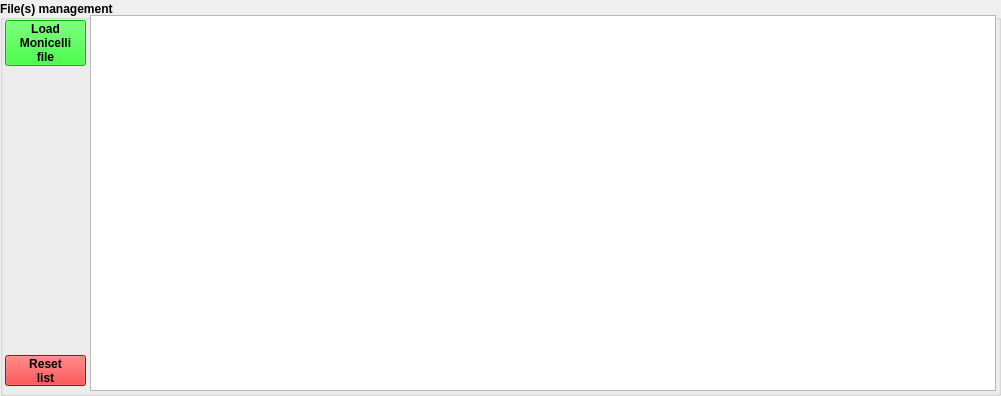
    <widget class="QGroupBox" name="runFilesManagementGB_2">
     <property name="geometry">
      <rect>
       <x>0</x>
       <y>0</y>
       <width>1001</width>
       <height>396</height>
      </rect>
     </property>
     <property name="palette">
      <palette>
       <active>
        <colorrole role="Text">
         <brush brushstyle="SolidPattern">
          <color alpha="255">
           <red>255</red>
           <green>0</green>
           <blue>0</blue>
          </color>
         </brush>
        </colorrole>
       </active>
       <inactive>
        <colorrole role="Text">
         <brush brushstyle="SolidPattern">
          <color alpha="255">
           <red>255</red>
           <green>0</green>
           <blue>0</blue>
          </color>
         </brush>
        </colorrole>
       </inactive>
       <disabled>
        <colorrole role="Text">
         <brush brushstyle="SolidPattern">
          <color alpha="255">
           <red>99</red>
           <green>100</green>
           <blue>127</blue>
          </color>
         </brush>
        </colorrole>
       </disabled>
      </palette>
     </property>
     <property name="font">
      <font>
       <weight>75</weight>
       <bold>true</bold>
      </font>
     </property>
     <property name="title">
      <string>File(s) management</string>
     </property>
     <property name="alignment">
      <set>Qt::AlignLeading|Qt::AlignLeft|Qt::AlignVCenter</set>
     </property>
     <widget class="QTableView" name="convertFileListTV">
      <property name="geometry">
       <rect>
        <x>90</x>
        <y>15</y>
        <width>906</width>
        <height>376</height>
       </rect>
      </property>
      <property name="editTriggers">
       <set>QAbstractItemView::NoEditTriggers</set>
      </property>
      <attribute name="horizontalHeaderMinimumSectionSize">
       <number>200</number>
      </attribute>
      <attribute name="verticalHeaderDefaultSectionSize">
       <number>19</number>
      </attribute>
     </widget>
     <widget class="QPushButton" name="convertResetListPB">
      <property name="geometry">
       <rect>
        <x>5</x>
        <y>355</y>
        <width>81</width>
        <height>31</height>
       </rect>
      </property>
      <property name="palette">
       <palette>
        <active>
         <colorrole role="WindowText">
          <brush brushstyle="SolidPattern">
           <color alpha="255">
            <red>0</red>
            <green>0</green>
            <blue>0</blue>
           </color>
          </brush>
         </colorrole>
         <colorrole role="Button">
          <brush brushstyle="SolidPattern">
           <color alpha="255">
            <red>255</red>
            <green>0</green>
            <blue>0</blue>
           </color>
          </brush>
         </colorrole>
         <colorrole role="Light">
          <brush brushstyle="SolidPattern">
           <color alpha="255">
            <red>255</red>
            <green>127</green>
            <blue>127</blue>
           </color>
          </brush>
         </colorrole>
         <colorrole role="Midlight">
          <brush brushstyle="SolidPattern">
           <color alpha="255">
            <red>255</red>
            <green>63</green>
            <blue>63</blue>
           </color>
          </brush>
         </colorrole>
         <colorrole role="Dark">
          <brush brushstyle="SolidPattern">
           <color alpha="255">
            <red>127</red>
            <green>0</green>
            <blue>0</blue>
           </color>
          </brush>
         </colorrole>
         <colorrole role="Mid">
          <brush brushstyle="SolidPattern">
           <color alpha="255">
            <red>170</red>
            <green>0</green>
            <blue>0</blue>
           </color>
          </brush>
         </colorrole>
         <colorrole role="Text">
          <brush brushstyle="SolidPattern">
           <color alpha="255">
            <red>0</red>
            <green>0</green>
            <blue>0</blue>
           </color>
          </brush>
         </colorrole>
         <colorrole role="BrightText">
          <brush brushstyle="SolidPattern">
           <color alpha="255">
            <red>255</red>
            <green>255</green>
            <blue>255</blue>
           </color>
          </brush>
         </colorrole>
         <colorrole role="ButtonText">
          <brush brushstyle="SolidPattern">
           <color alpha="255">
            <red>0</red>
            <green>0</green>
            <blue>0</blue>
           </color>
          </brush>
         </colorrole>
         <colorrole role="Base">
          <brush brushstyle="SolidPattern">
           <color alpha="255">
            <red>255</red>
            <green>255</green>
            <blue>255</blue>
           </color>
          </brush>
         </colorrole>
         <colorrole role="Window">
          <brush brushstyle="SolidPattern">
           <color alpha="255">
            <red>255</red>
            <green>0</green>
            <blue>0</blue>
           </color>
          </brush>
         </colorrole>
         <colorrole role="Shadow">
          <brush brushstyle="SolidPattern">
           <color alpha="255">
            <red>0</red>
            <green>0</green>
            <blue>0</blue>
           </color>
          </brush>
         </colorrole>
         <colorrole role="AlternateBase">
          <brush brushstyle="SolidPattern">
           <color alpha="255">
            <red>255</red>
            <green>127</green>
            <blue>127</blue>
           </color>
          </brush>
         </colorrole>
         <colorrole role="ToolTipBase">
          <brush brushstyle="SolidPattern">
           <color alpha="255">
            <red>255</red>
            <green>255</green>
            <blue>220</blue>
           </color>
          </brush>
         </colorrole>
         <colorrole role="ToolTipText">
          <brush brushstyle="SolidPattern">
           <color alpha="255">
            <red>0</red>
            <green>0</green>
            <blue>0</blue>
           </color>
          </brush>
         </colorrole>
        </active>
        <inactive>
         <colorrole role="WindowText">
          <brush brushstyle="SolidPattern">
           <color alpha="255">
            <red>0</red>
            <green>0</green>
            <blue>0</blue>
           </color>
          </brush>
         </colorrole>
         <colorrole role="Button">
          <brush brushstyle="SolidPattern">
           <color alpha="255">
            <red>255</red>
            <green>0</green>
            <blue>0</blue>
           </color>
          </brush>
         </colorrole>
         <colorrole role="Light">
          <brush brushstyle="SolidPattern">
           <color alpha="255">
            <red>255</red>
            <green>127</green>
            <blue>127</blue>
           </color>
          </brush>
         </colorrole>
         <colorrole role="Midlight">
          <brush brushstyle="SolidPattern">
           <color alpha="255">
            <red>255</red>
            <green>63</green>
            <blue>63</blue>
           </color>
          </brush>
         </colorrole>
         <colorrole role="Dark">
          <brush brushstyle="SolidPattern">
           <color alpha="255">
            <red>127</red>
            <green>0</green>
            <blue>0</blue>
           </color>
          </brush>
         </colorrole>
         <colorrole role="Mid">
          <brush brushstyle="SolidPattern">
           <color alpha="255">
            <red>170</red>
            <green>0</green>
            <blue>0</blue>
           </color>
          </brush>
         </colorrole>
         <colorrole role="Text">
          <brush brushstyle="SolidPattern">
           <color alpha="255">
            <red>0</red>
            <green>0</green>
            <blue>0</blue>
           </color>
          </brush>
         </colorrole>
         <colorrole role="BrightText">
          <brush brushstyle="SolidPattern">
           <color alpha="255">
            <red>255</red>
            <green>255</green>
            <blue>255</blue>
           </color>
          </brush>
         </colorrole>
         <colorrole role="ButtonText">
          <brush brushstyle="SolidPattern">
           <color alpha="255">
            <red>0</red>
            <green>0</green>
            <blue>0</blue>
           </color>
          </brush>
         </colorrole>
         <colorrole role="Base">
          <brush brushstyle="SolidPattern">
           <color alpha="255">
            <red>255</red>
            <green>255</green>
            <blue>255</blue>
           </color>
          </brush>
         </colorrole>
         <colorrole role="Window">
          <brush brushstyle="SolidPattern">
           <color alpha="255">
            <red>255</red>
            <green>0</green>
            <blue>0</blue>
           </color>
          </brush>
         </colorrole>
         <colorrole role="Shadow">
          <brush brushstyle="SolidPattern">
           <color alpha="255">
            <red>0</red>
            <green>0</green>
            <blue>0</blue>
           </color>
          </brush>
         </colorrole>
         <colorrole role="AlternateBase">
          <brush brushstyle="SolidPattern">
           <color alpha="255">
            <red>255</red>
            <green>127</green>
            <blue>127</blue>
           </color>
          </brush>
         </colorrole>
         <colorrole role="ToolTipBase">
          <brush brushstyle="SolidPattern">
           <color alpha="255">
            <red>255</red>
            <green>255</green>
            <blue>220</blue>
           </color>
          </brush>
         </colorrole>
         <colorrole role="ToolTipText">
          <brush brushstyle="SolidPattern">
           <color alpha="255">
            <red>0</red>
            <green>0</green>
            <blue>0</blue>
           </color>
          </brush>
         </colorrole>
        </inactive>
        <disabled>
         <colorrole role="WindowText">
          <brush brushstyle="SolidPattern">
           <color alpha="255">
            <red>127</red>
            <green>0</green>
            <blue>0</blue>
           </color>
          </brush>
         </colorrole>
         <colorrole role="Button">
          <brush brushstyle="SolidPattern">
           <color alpha="255">
            <red>255</red>
            <green>0</green>
            <blue>0</blue>
           </color>
          </brush>
         </colorrole>
         <colorrole role="Light">
          <brush brushstyle="SolidPattern">
           <color alpha="255">
            <red>255</red>
            <green>127</green>
            <blue>127</blue>
           </color>
          </brush>
         </colorrole>
         <colorrole role="Midlight">
          <brush brushstyle="SolidPattern">
           <color alpha="255">
            <red>255</red>
            <green>63</green>
            <blue>63</blue>
           </color>
          </brush>
         </colorrole>
         <colorrole role="Dark">
          <brush brushstyle="SolidPattern">
           <color alpha="255">
            <red>127</red>
            <green>0</green>
            <blue>0</blue>
           </color>
          </brush>
         </colorrole>
         <colorrole role="Mid">
          <brush brushstyle="SolidPattern">
           <color alpha="255">
            <red>170</red>
            <green>0</green>
            <blue>0</blue>
           </color>
          </brush>
         </colorrole>
         <colorrole role="Text">
          <brush brushstyle="SolidPattern">
           <color alpha="255">
            <red>127</red>
            <green>0</green>
            <blue>0</blue>
           </color>
          </brush>
         </colorrole>
         <colorrole role="BrightText">
          <brush brushstyle="SolidPattern">
           <color alpha="255">
            <red>255</red>
            <green>255</green>
            <blue>255</blue>
           </color>
          </brush>
         </colorrole>
         <colorrole role="ButtonText">
          <brush brushstyle="SolidPattern">
           <color alpha="255">
            <red>127</red>
            <green>0</green>
            <blue>0</blue>
           </color>
          </brush>
         </colorrole>
         <colorrole role="Base">
          <brush brushstyle="SolidPattern">
           <color alpha="255">
            <red>255</red>
            <green>0</green>
            <blue>0</blue>
           </color>
          </brush>
         </colorrole>
         <colorrole role="Window">
          <brush brushstyle="SolidPattern">
           <color alpha="255">
            <red>255</red>
            <green>0</green>
            <blue>0</blue>
           </color>
          </brush>
         </colorrole>
         <colorrole role="Shadow">
          <brush brushstyle="SolidPattern">
           <color alpha="255">
            <red>0</red>
            <green>0</green>
            <blue>0</blue>
           </color>
          </brush>
         </colorrole>
         <colorrole role="AlternateBase">
          <brush brushstyle="SolidPattern">
           <color alpha="255">
            <red>255</red>
            <green>0</green>
            <blue>0</blue>
           </color>
          </brush>
         </colorrole>
         <colorrole role="ToolTipBase">
          <brush brushstyle="SolidPattern">
           <color alpha="255">
            <red>255</red>
            <green>255</green>
            <blue>220</blue>
           </color>
          </brush>
         </colorrole>
         <colorrole role="ToolTipText">
          <brush brushstyle="SolidPattern">
           <color alpha="255">
            <red>0</red>
            <green>0</green>
            <blue>0</blue>
           </color>
          </brush>
         </colorrole>
        </disabled>
       </palette>
      </property>
      <property name="toolTip">
       <string>&lt;!DOCTYPE HTML PUBLIC &quot;-//W3C//DTD HTML 4.0//EN&quot; &quot;http://www.w3.org/TR/REC-html40/strict.dtd&quot;&gt;
&lt;html&gt;&lt;head&gt;&lt;meta name=&quot;qrichtext&quot; content=&quot;1&quot; /&gt;&lt;style type=&quot;text/css&quot;&gt;
p, li { white-space: pre-wrap; }
&lt;/style&gt;&lt;/head&gt;&lt;body style=&quot; font-family:'Sans Serif'; font-size:9pt; font-weight:400; font-style:normal;&quot;&gt;
&lt;table border=&quot;0&quot; style=&quot;-qt-table-type: root; margin-top:4px; margin-bottom:4px; margin-left:4px; margin-right:4px;&quot;&gt;
&lt;tr&gt;
&lt;td style=&quot;border: none;&quot;&gt;
&lt;p align=&quot;center&quot; style=&quot; margin-top:0px; margin-bottom:0px; margin-left:0px; margin-right:0px; -qt-block-indent:0; text-indent:0px;&quot;&gt;&lt;span style=&quot; font-size:18pt; font-weight:600; text-decoration: underline; color:#0000ff;&quot;&gt;Open ROOT file&lt;/span&gt;&lt;/p&gt;
&lt;p style=&quot;-qt-paragraph-type:empty; margin-top:0px; margin-bottom:0px; margin-left:0px; margin-right:0px; -qt-block-indent:0; text-indent:0px;&quot;&gt;&lt;/p&gt;
&lt;p style=&quot; margin-top:0px; margin-bottom:0px; margin-left:0px; margin-right:0px; -qt-block-indent:0; text-indent:0px;&quot;&gt;This button is used to open a &lt;span style=&quot; font-weight:600; font-style:italic;&quot;&gt;ROOT&lt;/span&gt; file &lt;/p&gt;
&lt;p style=&quot; margin-top:0px; margin-bottom:0px; margin-left:0px; margin-right:0px; -qt-block-indent:0; text-indent:0px;&quot;&gt;containing already (at least partially) &lt;/p&gt;
&lt;p style=&quot; margin-top:0px; margin-bottom:0px; margin-left:0px; margin-right:0px; -qt-block-indent:0; text-indent:0px;&quot;&gt;reconstructed tracks. At a bare minimum&lt;/p&gt;
&lt;p style=&quot; margin-top:0px; margin-bottom:0px; margin-left:0px; margin-right:0px; -qt-block-indent:0; text-indent:0px;&quot;&gt;such a file might contain events with only &lt;/p&gt;
&lt;p style=&quot; margin-top:0px; margin-bottom:0px; margin-left:0px; margin-right:0px; -qt-block-indent:0; text-indent:0px;&quot;&gt;hits, but these could be complemented &lt;/p&gt;
&lt;p style=&quot; margin-top:0px; margin-bottom:0px; margin-left:0px; margin-right:0px; -qt-block-indent:0; text-indent:0px;&quot;&gt;by resolved clusters or even reconstructed &lt;/p&gt;
&lt;p style=&quot; margin-top:0px; margin-bottom:0px; margin-left:0px; margin-right:0px; -qt-block-indent:0; text-indent:0px;&quot;&gt;tracks.&lt;/p&gt;&lt;/td&gt;&lt;/tr&gt;&lt;/table&gt;&lt;/body&gt;&lt;/html&gt;</string>
      </property>
      <property name="text">
       <string>Reset
list</string>
      </property>
     </widget>
     <widget class="QPushButton" name="openRootFilePB">
      <property name="geometry">
       <rect>
        <x>5</x>
        <y>20</y>
        <width>81</width>
        <height>46</height>
       </rect>
      </property>
      <property name="palette">
       <palette>
        <active>
         <colorrole role="WindowText">
          <brush brushstyle="SolidPattern">
           <color alpha="255">
            <red>0</red>
            <green>0</green>
            <blue>0</blue>
           </color>
          </brush>
         </colorrole>
         <colorrole role="Button">
          <brush brushstyle="SolidPattern">
           <color alpha="255">
            <red>0</red>
            <green>255</green>
            <blue>0</blue>
           </color>
          </brush>
         </colorrole>
         <colorrole role="Light">
          <brush brushstyle="SolidPattern">
           <color alpha="255">
            <red>127</red>
            <green>255</green>
            <blue>127</blue>
           </color>
          </brush>
         </colorrole>
         <colorrole role="Midlight">
          <brush brushstyle="SolidPattern">
           <color alpha="255">
            <red>63</red>
            <green>255</green>
            <blue>63</blue>
           </color>
          </brush>
         </colorrole>
         <colorrole role="Dark">
          <brush brushstyle="SolidPattern">
           <color alpha="255">
            <red>0</red>
            <green>127</green>
            <blue>0</blue>
           </color>
          </brush>
         </colorrole>
         <colorrole role="Mid">
          <brush brushstyle="SolidPattern">
           <color alpha="255">
            <red>0</red>
            <green>170</green>
            <blue>0</blue>
           </color>
          </brush>
         </colorrole>
         <colorrole role="Text">
          <brush brushstyle="SolidPattern">
           <color alpha="255">
            <red>0</red>
            <green>0</green>
            <blue>0</blue>
           </color>
          </brush>
         </colorrole>
         <colorrole role="BrightText">
          <brush brushstyle="SolidPattern">
           <color alpha="255">
            <red>255</red>
            <green>255</green>
            <blue>255</blue>
           </color>
          </brush>
         </colorrole>
         <colorrole role="ButtonText">
          <brush brushstyle="SolidPattern">
           <color alpha="255">
            <red>0</red>
            <green>0</green>
            <blue>0</blue>
           </color>
          </brush>
         </colorrole>
         <colorrole role="Base">
          <brush brushstyle="SolidPattern">
           <color alpha="255">
            <red>255</red>
            <green>255</green>
            <blue>255</blue>
           </color>
          </brush>
         </colorrole>
         <colorrole role="Window">
          <brush brushstyle="SolidPattern">
           <color alpha="255">
            <red>0</red>
            <green>255</green>
            <blue>0</blue>
           </color>
          </brush>
         </colorrole>
         <colorrole role="Shadow">
          <brush brushstyle="SolidPattern">
           <color alpha="255">
            <red>0</red>
            <green>0</green>
            <blue>0</blue>
           </color>
          </brush>
         </colorrole>
         <colorrole role="AlternateBase">
          <brush brushstyle="SolidPattern">
           <color alpha="255">
            <red>127</red>
            <green>255</green>
            <blue>127</blue>
           </color>
          </brush>
         </colorrole>
         <colorrole role="ToolTipBase">
          <brush brushstyle="SolidPattern">
           <color alpha="255">
            <red>255</red>
            <green>255</green>
            <blue>220</blue>
           </color>
          </brush>
         </colorrole>
         <colorrole role="ToolTipText">
          <brush brushstyle="SolidPattern">
           <color alpha="255">
            <red>0</red>
            <green>0</green>
            <blue>0</blue>
           </color>
          </brush>
         </colorrole>
        </active>
        <inactive>
         <colorrole role="WindowText">
          <brush brushstyle="SolidPattern">
           <color alpha="255">
            <red>0</red>
            <green>0</green>
            <blue>0</blue>
           </color>
          </brush>
         </colorrole>
         <colorrole role="Button">
          <brush brushstyle="SolidPattern">
           <color alpha="255">
            <red>0</red>
            <green>255</green>
            <blue>0</blue>
           </color>
          </brush>
         </colorrole>
         <colorrole role="Light">
          <brush brushstyle="SolidPattern">
           <color alpha="255">
            <red>127</red>
            <green>255</green>
            <blue>127</blue>
           </color>
          </brush>
         </colorrole>
         <colorrole role="Midlight">
          <brush brushstyle="SolidPattern">
           <color alpha="255">
            <red>63</red>
            <green>255</green>
            <blue>63</blue>
           </color>
          </brush>
         </colorrole>
         <colorrole role="Dark">
          <brush brushstyle="SolidPattern">
           <color alpha="255">
            <red>0</red>
            <green>127</green>
            <blue>0</blue>
           </color>
          </brush>
         </colorrole>
         <colorrole role="Mid">
          <brush brushstyle="SolidPattern">
           <color alpha="255">
            <red>0</red>
            <green>170</green>
            <blue>0</blue>
           </color>
          </brush>
         </colorrole>
         <colorrole role="Text">
          <brush brushstyle="SolidPattern">
           <color alpha="255">
            <red>0</red>
            <green>0</green>
            <blue>0</blue>
           </color>
          </brush>
         </colorrole>
         <colorrole role="BrightText">
          <brush brushstyle="SolidPattern">
           <color alpha="255">
            <red>255</red>
            <green>255</green>
            <blue>255</blue>
           </color>
          </brush>
         </colorrole>
         <colorrole role="ButtonText">
          <brush brushstyle="SolidPattern">
           <color alpha="255">
            <red>0</red>
            <green>0</green>
            <blue>0</blue>
           </color>
          </brush>
         </colorrole>
         <colorrole role="Base">
          <brush brushstyle="SolidPattern">
           <color alpha="255">
            <red>255</red>
            <green>255</green>
            <blue>255</blue>
           </color>
          </brush>
         </colorrole>
         <colorrole role="Window">
          <brush brushstyle="SolidPattern">
           <color alpha="255">
            <red>0</red>
            <green>255</green>
            <blue>0</blue>
           </color>
          </brush>
         </colorrole>
         <colorrole role="Shadow">
          <brush brushstyle="SolidPattern">
           <color alpha="255">
            <red>0</red>
            <green>0</green>
            <blue>0</blue>
           </color>
          </brush>
         </colorrole>
         <colorrole role="AlternateBase">
          <brush brushstyle="SolidPattern">
           <color alpha="255">
            <red>127</red>
            <green>255</green>
            <blue>127</blue>
           </color>
          </brush>
         </colorrole>
         <colorrole role="ToolTipBase">
          <brush brushstyle="SolidPattern">
           <color alpha="255">
            <red>255</red>
            <green>255</green>
            <blue>220</blue>
           </color>
          </brush>
         </colorrole>
         <colorrole role="ToolTipText">
          <brush brushstyle="SolidPattern">
           <color alpha="255">
            <red>0</red>
            <green>0</green>
            <blue>0</blue>
           </color>
          </brush>
         </colorrole>
        </inactive>
        <disabled>
         <colorrole role="WindowText">
          <brush brushstyle="SolidPattern">
           <color alpha="255">
            <red>0</red>
            <green>127</green>
            <blue>0</blue>
           </color>
          </brush>
         </colorrole>
         <colorrole role="Button">
          <brush brushstyle="SolidPattern">
           <color alpha="255">
            <red>0</red>
            <green>255</green>
            <blue>0</blue>
           </color>
          </brush>
         </colorrole>
         <colorrole role="Light">
          <brush brushstyle="SolidPattern">
           <color alpha="255">
            <red>127</red>
            <green>255</green>
            <blue>127</blue>
           </color>
          </brush>
         </colorrole>
         <colorrole role="Midlight">
          <brush brushstyle="SolidPattern">
           <color alpha="255">
            <red>63</red>
            <green>255</green>
            <blue>63</blue>
           </color>
          </brush>
         </colorrole>
         <colorrole role="Dark">
          <brush brushstyle="SolidPattern">
           <color alpha="255">
            <red>0</red>
            <green>127</green>
            <blue>0</blue>
           </color>
          </brush>
         </colorrole>
         <colorrole role="Mid">
          <brush brushstyle="SolidPattern">
           <color alpha="255">
            <red>0</red>
            <green>170</green>
            <blue>0</blue>
           </color>
          </brush>
         </colorrole>
         <colorrole role="Text">
          <brush brushstyle="SolidPattern">
           <color alpha="255">
            <red>0</red>
            <green>127</green>
            <blue>0</blue>
           </color>
          </brush>
         </colorrole>
         <colorrole role="BrightText">
          <brush brushstyle="SolidPattern">
           <color alpha="255">
            <red>255</red>
            <green>255</green>
            <blue>255</blue>
           </color>
          </brush>
         </colorrole>
         <colorrole role="ButtonText">
          <brush brushstyle="SolidPattern">
           <color alpha="255">
            <red>0</red>
            <green>127</green>
            <blue>0</blue>
           </color>
          </brush>
         </colorrole>
         <colorrole role="Base">
          <brush brushstyle="SolidPattern">
           <color alpha="255">
            <red>0</red>
            <green>255</green>
            <blue>0</blue>
           </color>
          </brush>
         </colorrole>
         <colorrole role="Window">
          <brush brushstyle="SolidPattern">
           <color alpha="255">
            <red>0</red>
            <green>255</green>
            <blue>0</blue>
           </color>
          </brush>
         </colorrole>
         <colorrole role="Shadow">
          <brush brushstyle="SolidPattern">
           <color alpha="255">
            <red>0</red>
            <green>0</green>
            <blue>0</blue>
           </color>
          </brush>
         </colorrole>
         <colorrole role="AlternateBase">
          <brush brushstyle="SolidPattern">
           <color alpha="255">
            <red>0</red>
            <green>255</green>
            <blue>0</blue>
           </color>
          </brush>
         </colorrole>
         <colorrole role="ToolTipBase">
          <brush brushstyle="SolidPattern">
           <color alpha="255">
            <red>255</red>
            <green>255</green>
            <blue>220</blue>
           </color>
          </brush>
         </colorrole>
         <colorrole role="ToolTipText">
          <brush brushstyle="SolidPattern">
           <color alpha="255">
            <red>0</red>
            <green>0</green>
            <blue>0</blue>
           </color>
          </brush>
         </colorrole>
        </disabled>
       </palette>
      </property>
      <property name="toolTip">
       <string>&lt;!DOCTYPE HTML PUBLIC &quot;-//W3C//DTD HTML 4.0//EN&quot; &quot;http://www.w3.org/TR/REC-html40/strict.dtd&quot;&gt;
&lt;html&gt;&lt;head&gt;&lt;meta name=&quot;qrichtext&quot; content=&quot;1&quot; /&gt;&lt;style type=&quot;text/css&quot;&gt;
p, li { white-space: pre-wrap; }
&lt;/style&gt;&lt;/head&gt;&lt;body style=&quot; font-family:'Sans Serif'; font-size:9pt; font-weight:400; font-style:normal;&quot;&gt;
&lt;table border=&quot;0&quot; style=&quot;-qt-table-type: root; margin-top:4px; margin-bottom:4px; margin-left:4px; margin-right:4px;&quot;&gt;
&lt;tr&gt;
&lt;td style=&quot;border: none;&quot;&gt;
&lt;p align=&quot;center&quot; style=&quot; margin-top:0px; margin-bottom:0px; margin-left:0px; margin-right:0px; -qt-block-indent:0; text-indent:0px;&quot;&gt;&lt;span style=&quot; font-size:18pt; font-weight:600; text-decoration: underline; color:#0000ff;&quot;&gt;Open ROOT file&lt;/span&gt;&lt;/p&gt;
&lt;p style=&quot;-qt-paragraph-type:empty; margin-top:0px; margin-bottom:0px; margin-left:0px; margin-right:0px; -qt-block-indent:0; text-indent:0px;&quot;&gt;&lt;/p&gt;
&lt;p style=&quot; margin-top:0px; margin-bottom:0px; margin-left:0px; margin-right:0px; -qt-block-indent:0; text-indent:0px;&quot;&gt;This button is used to open a &lt;span style=&quot; font-weight:600; font-style:italic;&quot;&gt;ROOT&lt;/span&gt; file &lt;/p&gt;
&lt;p style=&quot; margin-top:0px; margin-bottom:0px; margin-left:0px; margin-right:0px; -qt-block-indent:0; text-indent:0px;&quot;&gt;containing already (at least partially) &lt;/p&gt;
&lt;p style=&quot; margin-top:0px; margin-bottom:0px; margin-left:0px; margin-right:0px; -qt-block-indent:0; text-indent:0px;&quot;&gt;reconstructed tracks. At a bare minimum&lt;/p&gt;
&lt;p style=&quot; margin-top:0px; margin-bottom:0px; margin-left:0px; margin-right:0px; -qt-block-indent:0; text-indent:0px;&quot;&gt;such a file might contain events with only &lt;/p&gt;
&lt;p style=&quot; margin-top:0px; margin-bottom:0px; margin-left:0px; margin-right:0px; -qt-block-indent:0; text-indent:0px;&quot;&gt;hits, but these could be complemented &lt;/p&gt;
&lt;p style=&quot; margin-top:0px; margin-bottom:0px; margin-left:0px; margin-right:0px; -qt-block-indent:0; text-indent:0px;&quot;&gt;by resolved clusters or even reconstructed &lt;/p&gt;
&lt;p style=&quot; margin-top:0px; margin-bottom:0px; margin-left:0px; margin-right:0px; -qt-block-indent:0; text-indent:0px;&quot;&gt;tracks.&lt;/p&gt;&lt;/td&gt;&lt;/tr&gt;&lt;/table&gt;&lt;/body&gt;&lt;/html&gt;</string>
      </property>
      <property name="text">
       <string>Load
Monicelli
file</string>
      </property>
     </widget>
    </widget>
